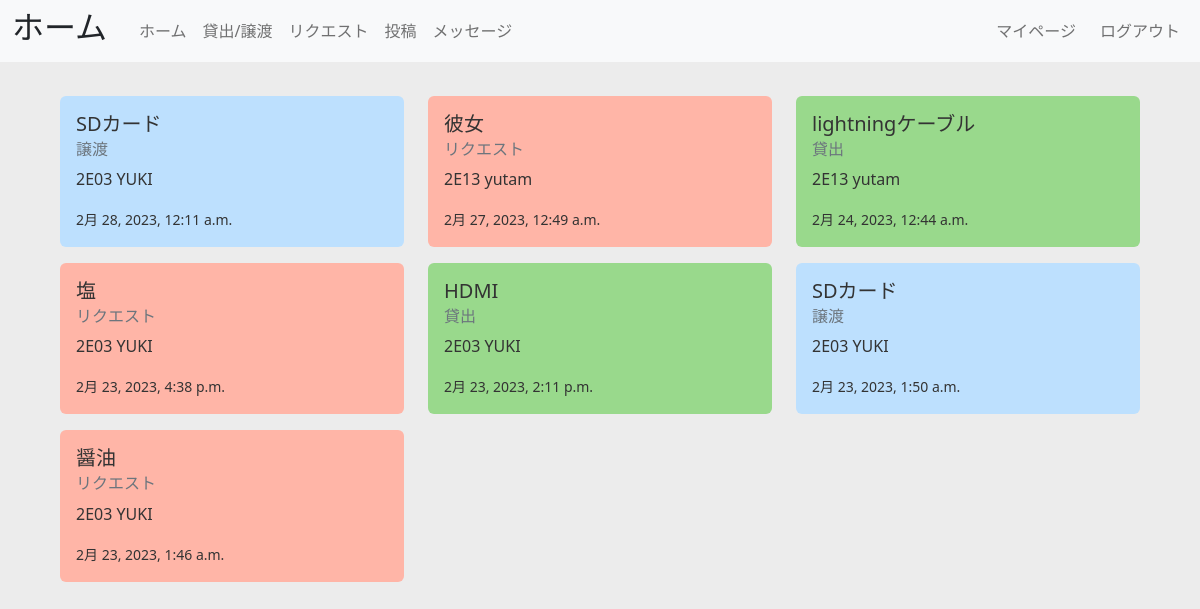
Page / (signed in) on the earlier database version.
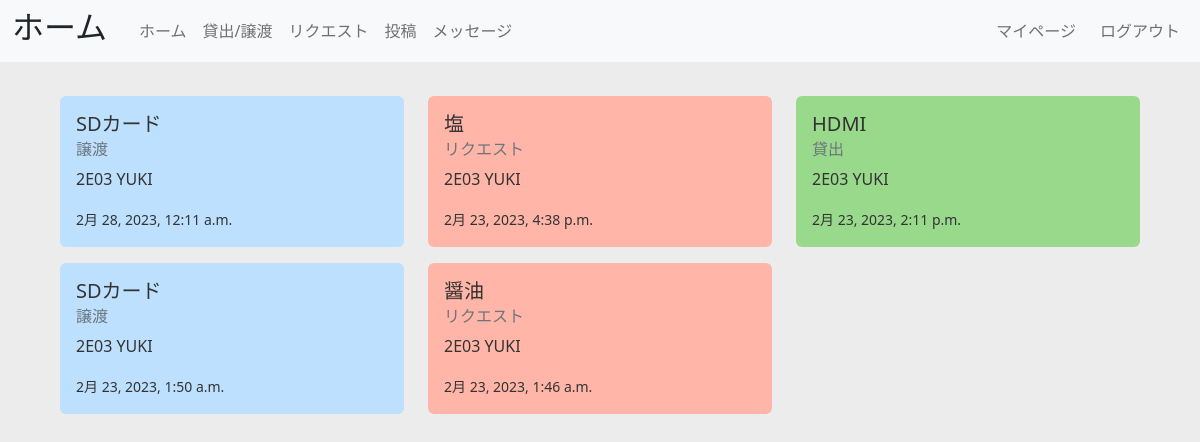
Same page on the later database version.
### app1/models.py (models this page shows)
class Item(models.Model):
    item_name = models.CharField(max_length=50)
    category = models.IntegerField(default=0) # 0:貸出, 1:譲渡, 2:リクエスト
    description = models.TextField(max_length=200, null=True)
    image = models.ImageField(null = True)
    posted_at = models.DateTimeField(default=timezone.now)
    user = models.ForeignKey(
        Profile,
        on_delete=models.CASCADE,
    )

### accounts/models.py (models this page shows)
class Profile(models.Model):
    user_name = models.CharField(max_length=50)
    room_number = models.CharField(max_length = 4)
    profile_image = models.ImageField(null = True, default='icons/neko.jpg')
    user = models.ForeignKey(
        User,
        on_delete=models.CASCADE,
    )

### app1/views.py (the view)
# urls.py: path('', views.index, name='index'),
def index(request):
    item = Item.objects.order_by("-posted_at")
    try:
        user = Profile.objects.get(user = request.user)
        context = {'items': item, 'user': user}
    except:
        context = {'items' : item}
    return render(request, 'app1/index.html', context)

### app1/templates/app1/index.html (shortened to what this page needs)
{% extends 'app1/base.html' %}
{% load static %}
{% block header %}ホーム{% endblock header %}
{% block content %}
<div class="container mt-5">
    {% if user.id %}
    <div class="row">
        {% for item in items %}
        {% if item.category == 0 %}
        <div class="col-md-4 mb-3">
            <a class="card border-0" href="{% url 'detail' item.id %}" id="lend">
                <div class="card-body">
                    <h5 class="card-title">{{ item.item_name }}</h5>
                    <h6 class="card-subtitle mb-2 text-muted">貸出</h6>
                    <p class="card-text">{{ item.user.room_number }} {{ item.user.user_name }}</p>
                    <div class="date"><small>{{ item.posted_at }}</small></div>
                </div>
            </a>
        </div>
        {% elif item.category == 1 %}
        <div class="col-md-4 mb-3">
            <a class="card border-0" href="{% url 'detail' item.id %}" id="giving">
                <div class="card-body">
                    <h5 class="card-title">{{ item.item_name }}</h5>
                    <h6 class="card-subtitle mb-2 text-muted">譲渡</h6>
                    <p class="card-text">{{ item.user.room_number }} {{ item.user.user_name }}</p>
                    <div class="date"><small>{{ item.posted_at }}</small></div>
                </div>
            </a>
        </div>
        {% else %}
        <div class="col-md-4 mb-3">
            <a class="card border-0" href="{% url 'detail' item.id %}" id="request">
                <div class="card-body">
                    <h5 class="card-title">{{ item.item_name }}</h5>
                    <h6 class="card-subtitle mb-2 text-muted">リクエスト</h6>
                    <p class="card-text">{{ item.user.room_number }} {{ item.user.user_name }}</p>
                    <div class="date"><small>{{ item.posted_at }}</small></div>
                </div>
            </a>
        </div>
        {% endif %}
        {% empty %}
        <h3>投稿はありません</h3>
        {% endfor %}
    </div>
    {% endif %}
</div>
{% endblock content %}

Differences in the rows shown:
removed Item: item_name "彼女", user.room_number "2E13", user.user_name "yutam", posted_at "2月 27, 2023, 12:49 a.m."
removed Item: item_name "lightningケーブル", user.room_number "2E13", user.user_name "yutam", posted_at "2月 24, 2023, 12:44 a.m."
